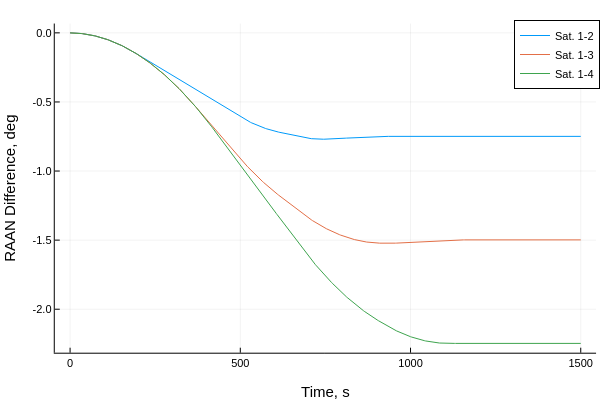

The cell this chart's notebook holds for it:
### Code cell
plot(thist,broadcast.(rad2deg,Ωhist[2:end,:]),label=permutedims(mylabel))
plot!(xlabel="Time, s", ylabel = "RAAN Difference, deg")

### Figure 1 — Plotly figure (JSON) as saved in the notebook; plotly's stock layout.template omitted (floating-point values rounded to 4 significant figures; data arrays with more than 128 entries replaced by an {"elided": "..."} marker saying what was removed)
{"data": [{"colorbar": {"len": 0.9143, "title": "", "x": 0.9934, "y": 0.533}, "legendgroup": "Sat. 1-2", "line": {"color": "rgba(0, 154, 250, 1.000)", "dash": "solid", "shape": "linear", "width": 1}, "mode": "lines", "name": "Sat. 1-2", "showlegend": true, "type": "scatter", "x": {"elided": "751 int values"}, "xaxis": "x", "y": {"elided": "751 float values"}, "yaxis": "y", "zmax": null, "zmin": null}, {"colorbar": {"len": 0.9143, "title": "", "x": 0.9934, "y": 0.533}, "legendgroup": "Sat. 1-3", "line": {"color": "rgba(227, 111, 71, 1.000)", "dash": "solid", "shape": "linear", "width": 1}, "mode": "lines", "name": "Sat. 1-3", "showlegend": true, "type": "scatter", "x": {"elided": "751 int values"}, "xaxis": "x", "y": {"elided": "751 float values"}, "yaxis": "y", "zmax": null, "zmin": null}, {"colorbar": {"len": 0.9143, "title": "", "x": 0.9934, "y": 0.533}, "legendgroup": "Sat. 1-4", "line": {"color": "rgba(62, 164, 78, 1.000)", "dash": "solid", "shape": "linear", "width": 1}, "mode": "lines", "name": "Sat. 1-4", "showlegend": true, "type": "scatter", "x": {"elided": "751 int values"}, "xaxis": "x", "y": {"elided": "751 float values"}, "yaxis": "y", "zmax": null, "zmin": null}], "layout": {"annotations": [], "height": 400, "legend": {"bgcolor": "rgba(255, 255, 255, 1.000)", "bordercolor": "rgba(0, 0, 0, 1.000)", "borderwidth": 1, "font": {"color": "rgba(0, 0, 0, 1.000)", "family": "sans-serif", "size": 11}, "title": {"font": {"color": "rgba(0, 0, 0, 1.000)", "family": "sans-serif", "size": 15}, "text": ""}, "tracegroupgap": 0, "traceorder": "normal", "x": 1, "xanchor": "auto", "y": 1, "yanchor": "auto"}, "margin": {"b": 20, "l": 0, "r": 0, "t": 20}, "paper_bgcolor": "rgba(255, 255, 255, 1.000)", "plot_bgcolor": "rgba(255, 255, 255, 1.000)", "showlegend": true, "width": 600, "xaxis": {"anchor": "y", "domain": [0.09128, 0.9934], "gridcolor": "rgba(0, 0, 0, 0.100)", "gridwidth": 0.5, "linecolor": "rgba(0, 0, 0, 1.000)", "mirror": false, "range": [-45, 1545], "showgrid": true, "showline": true, "showticklabels": true, "tickangle": 0, "tickcolor": "rgb(0, 0, 0)", "tickfont": {"color": "rgba(0, 0, 0, 1.000)", "family": "sans-serif", "size": 11}, "tickmode": "array", "ticks": "inside", "ticktext": ["0", "500", "1000", "1500"], "tickvals": [0, 500, 1000, 1500], "title": "Time, s", "titlefont": {"color": "rgba(0, 0, 0, 1.000)", "family": "sans-serif", "size": 15}, "type": "-", "visible": true, "zeroline": false, "zerolinecolor": "rgba(0, 0, 0, 1.000)"}, "yaxis": {"anchor": "x", "domain": [0.07581, 0.9902], "gridcolor": "rgba(0, 0, 0, 0.100)", "gridwidth": 0.5, "linecolor": "rgba(0, 0, 0, 1.000)", "mirror": false, "range": [-2.315, 0.0674], "showgrid": true, "showline": true, "showticklabels": true, "tickangle": 0, "tickcolor": "rgb(0, 0, 0)", "tickfont": {"color": "rgba(0, 0, 0, 1.000)", "family": "sans-serif", "size": 11}, "tickmode": "array", "ticks": "inside", "ticktext": ["-2.0", "-1.5", "-1.0", "-0.5", "0.0"], "tickvals": [-2, -1.5, -1, -0.5, 0], "title": "RAAN Difference, deg", "titlefont": {"color": "rgba(0, 0, 0, 1.000)", "family": "sans-serif", "size": 15}, "type": "-", "visible": true, "zeroline": false, "zerolinecolor": "rgba(0, 0, 0, 1.000)"}}}
